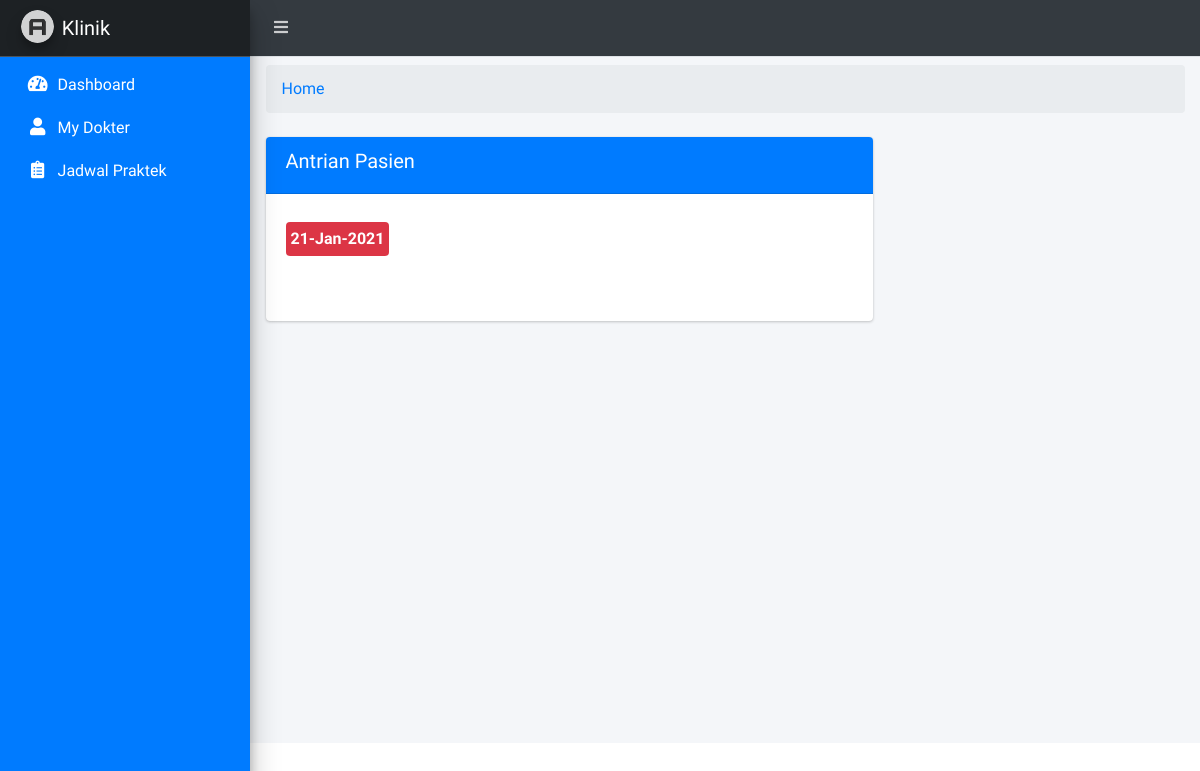
Before: /dokter.php with the older database file.
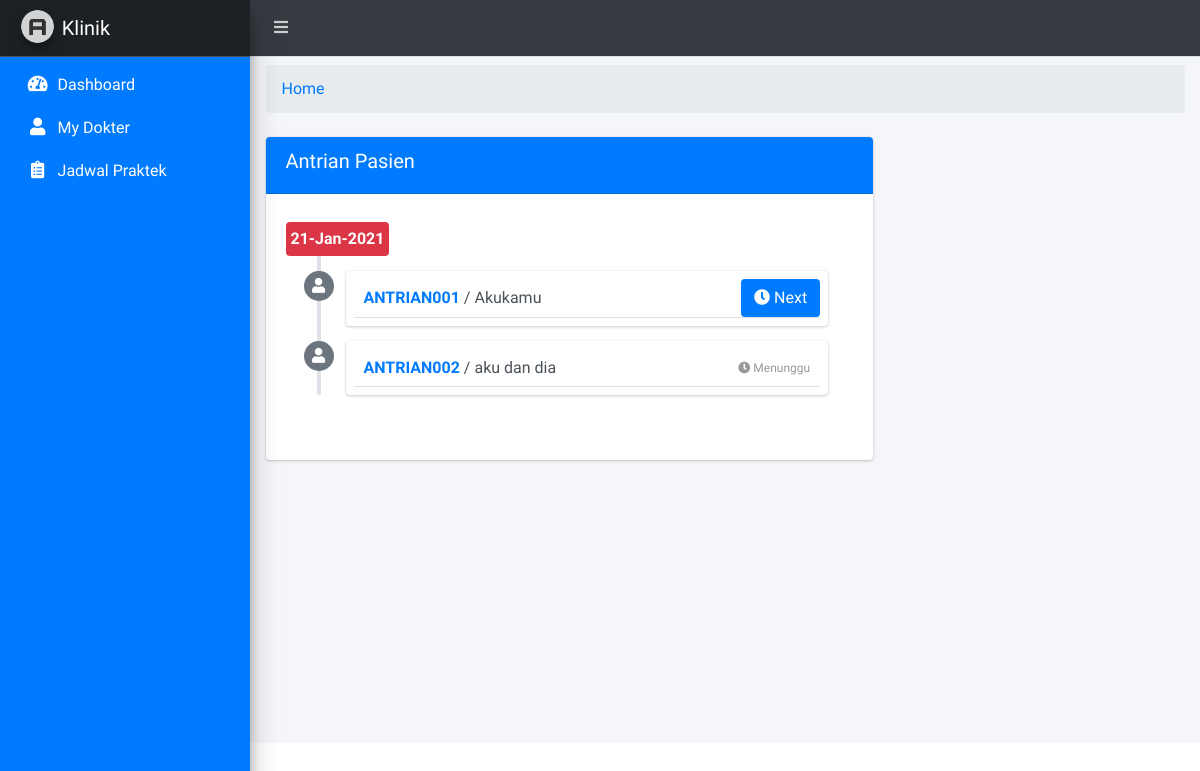
After: the same page with the newer database file.
### tables this page shows
CREATE TABLE `tb_pasien` (
  `id_pasien` char(15) NOT NULL,
  `id_dokter` char(15) NOT NULL,
  `id_user` char(15) NOT NULL,
  `no_antrian` char(16) NOT NULL,
  `no_rekam_medis` char(16) NOT NULL,
  `waktu` varchar(225) NOT NULL,
  `hari_periksa` varchar(225) NOT NULL,
  `nomor_antri` char(16) NOT NULL
);

CREATE TABLE `tb_user` (
  `id_user` char(15) NOT NULL,
  `username` varchar(50) NOT NULL,
  `password` varchar(225) NOT NULL,
  `confirm_password` varchar(225) NOT NULL,
  `nama_user` varchar(30) NOT NULL,
  `jenis_kelamin` varchar(10) NOT NULL,
  `gol_darah` varchar(10) NOT NULL,
  `tempat_lahir` varchar(100) NOT NULL,
  `tanggal_lahir` varchar(225) NOT NULL,
  `agama` varchar(10) NOT NULL,
  `tgl_masuk` varchar(225) NOT NULL
);

### page/dokter/home_dokter.php (the view, shortened to what this page needs)
<div class="row">
  <div class="col-sm-12">
    <ol class="breadcrumb mt-2">
          <li class="breadcrumb-item active"><a href="#">Home</a></li>
        </ol>
  </div>
</div>
<div class="row">
  <div class="col-sm-8">
    <div class="card mt-2 m-0">
      <div class="card-header bg-blue">
        <h5>Antrian Pasien</h5>
      </div>
      <div class="card-body">
    <div class="timeline mt-2">
      <div class="time-label">
        <?php
        $tgl = date('d-M-Y');
        ?>
        <span class="bg-red"><?= $tgl; ?></span>
      </div>
      <?php
      $sqlpasien = mysqli_query($koneksi, "SELECT * FROM tb_pasien X INNER JOIN tb_user Y ON y.id_user = x.id_user WHERE nomor_antri != '' ORDER BY nomor_antri ASC");
      while ($pasien = mysqli_fetch_array($sqlpasien)) { ?>
        <div>
            <i class="fas fa-user bg-gray"></i>
          <div class="timeline-item p-2">
            <?php
            $minantri = mysqli_query($koneksi, "SELECT MIN(nomor_antri) as antri FROM tb_pasien WHERE nomor_antri != ''");
            $cek = mysqli_fetch_array($minantri);
            if ($pasien['nomor_antri'] == $cek['antri']) { ?>
              <a href="page/dokter/proses/delete_nomorantri.php?id=<?= $pasien['id_pasien']; ?>" class="btn bg-blue float-right" onclick="return confirm('Annda akan melanjutkan antrian!')"><i class="fas fa-clock"></i> Next</a>
            <?php }else{
              echo '<span class="time"><i class="fas fa-clock"></i> Menunggu</span>';
            }
            ?>
            <h3 class="timeline-header no-border"><a href="#"><?= $pasien['nomor_antri']; ?></a> / <?= $pasien['nama_user']; ?></h3>
          </div>
        </div>
      <?php }
      ?>
    </div>
      </div>
    </div>
  </div>
</div>

Changed rows visible on the page:
added tb_pasien: nomor_antri "ANTRIAN001", id_user.nama_user "Akukamu"
added tb_pasien: shows "Menunggu", nomor_antri "ANTRIAN002", id_user.nama_user "aku dan dia"
